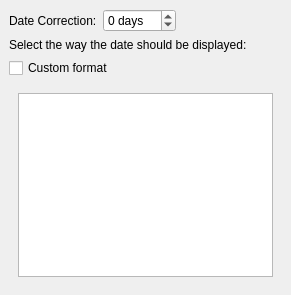
<ui version="4.0" >
 <class>FixedDateFormat</class>
 <widget class="QWidget" name="FixedDateFormat" >
  <property name="geometry" >
   <rect>
    <x>0</x>
    <y>0</y>
    <width>291</width>
    <height>295</height>
   </rect>
  </property>
  <layout class="QVBoxLayout" >
   <property name="margin" >
    <number>9</number>
   </property>
   <property name="spacing" >
    <number>6</number>
   </property>
   <item>
    <layout class="QHBoxLayout" >
     <property name="margin" >
      <number>0</number>
     </property>
     <property name="spacing" >
      <number>6</number>
     </property>
     <item>
      <widget class="QLabel" name="label_2" >
       <property name="text" >
        <string>Date Correction:</string>
       </property>
      </widget>
     </item>
     <item>
      <widget class="QSpinBox" name="correction" >
       <property name="suffix" >
        <string> days</string>
       </property>
       <property name="minimum" >
        <number>-99</number>
       </property>
      </widget>
     </item>
     <item>
      <spacer>
       <property name="orientation" >
        <enum>Qt::Horizontal</enum>
       </property>
       <property name="sizeHint" >
        <size>
         <width>40</width>
         <height>20</height>
        </size>
       </property>
      </spacer>
     </item>
    </layout>
   </item>
   <item>
    <widget class="QLabel" name="label" >
     <property name="text" >
      <string>Select the way the date should be displayed:</string>
     </property>
    </widget>
   </item>
   <item>
    <widget class="QCheckBox" name="custom" >
     <property name="text" >
      <string>Custom format</string>
     </property>
    </widget>
   </item>
   <item>
    <widget class="QStackedWidget" name="widgetStack" >
     <property name="frameShape" >
      <enum>QFrame::NoFrame</enum>
     </property>
     <property name="currentIndex" >
      <number>0</number>
     </property>
     <widget class="QWidget" name="normalPage" >
      <layout class="QVBoxLayout" >
       <property name="margin" >
        <number>9</number>
       </property>
       <property name="spacing" >
        <number>6</number>
       </property>
       <item>
        <widget class="QListWidget" name="formatList" >
         <property name="sizePolicy" >
          <sizepolicy>
           <hsizetype>5</hsizetype>
           <vsizetype>7</vsizetype>
           <horstretch>3</horstretch>
           <verstretch>0</verstretch>
          </sizepolicy>
         </property>
        </widget>
       </item>
      </layout>
     </widget>
     <widget class="QWidget" name="customPage" >
      <layout class="QVBoxLayout" >
       <property name="margin" >
        <number>9</number>
       </property>
       <property name="spacing" >
        <number>6</number>
       </property>
       <item>
        <layout class="QHBoxLayout" >
         <property name="margin" >
          <number>0</number>
         </property>
         <property name="spacing" >
          <number>6</number>
         </property>
         <item>
          <widget class="QLineEdit" name="customString" />
         </item>
         <item>
          <widget class="QToolButton" name="formatButton" >
           <property name="text" >
            <string>...</string>
           </property>
          </widget>
         </item>
        </layout>
       </item>
       <item>
        <widget class="QLabel" name="label_3" >
         <property name="text" >
          <string>TextLabel</string>
         </property>
        </widget>
       </item>
       <item>
        <spacer>
         <property name="orientation" >
          <enum>Qt::Vertical</enum>
         </property>
         <property name="sizeHint" >
          <size>
           <width>20</width>
           <height>10</height>
          </size>
         </property>
        </spacer>
       </item>
      </layout>
     </widget>
    </widget>
   </item>
  </layout>
 </widget>
 <resources/>
 <connections/>
</ui>
